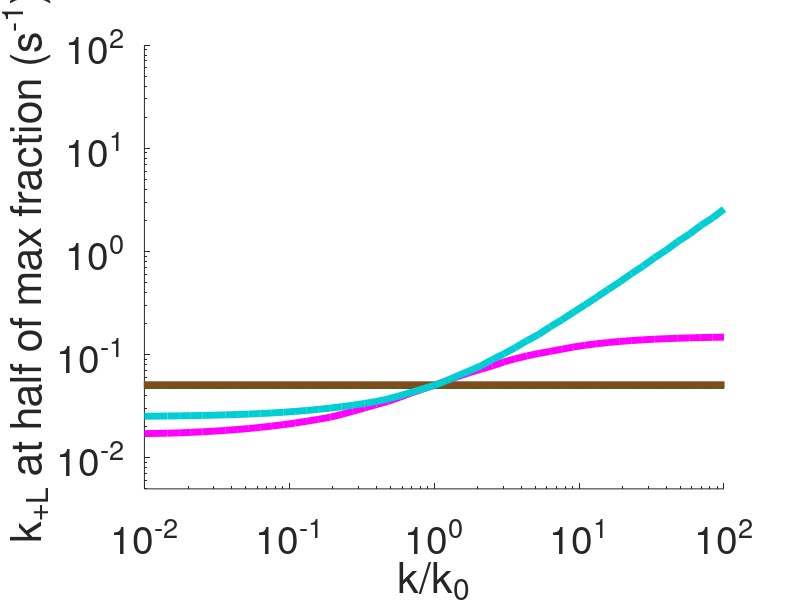

MATLAB code for this plot:
clc
clear 
close all

% Steady state panel C
%-------------------------------------------%

% define Uniform  model equations:

R_func = @(kp,kbi,kL,kL_neg,kc,kc_neg,ki) kp ./(((kL.*kL_neg) ./ (((kc.*kc_neg) ./ (kc_neg+ki)) -kL_neg - kc))+kbi+kL);
RL_func = @(R,kL,kL_neg,ki,kc,kc_neg) (R.*-kL) ./ (((kc.*kc_neg) ./ (kc_neg+ki)) -kL_neg - kc);
Rc_func = @(kc,kc_neg,ki,RL) (kc.*RL) ./(kc_neg+ki);

% Do for Uniform  model

% do kc half

clear kp kT kT_neg kc kc_neg ki kLT kL_neg kbi kL;

kc_0 = 0.1;
kc_vals = kc_0*logspace(-2,2,51);
for i=1:length(kc_vals)
    kp = 1;
    kc =  kc_vals(i);
    kc_neg = 0.05; 
    ki = 0.05;
    kL_neg = 0.05;
    kbi = 1*(3*10^-4); 
    kL = logspace(-4,4,51);
    
    R = R_func(kp,kbi,kL,kL_neg,kc,kc_neg,ki);
    RL = RL_func(R,kL,kL_neg,ki,kc,kc_neg);
    Rc = Rc_func(kc,kc_neg,ki,RL);

        % find index for max
    ind = find(RL+Rc==max(RL+Rc));
    maxsignal(i) = max(RL+Rc)./(R(ind)+RL(ind)+Rc(ind));

    totalsignal = (RL+Rc)./(R+RL+Rc); % for this set of parameters 
    
    %maxsignal(i) = max(RL+Rc);
    index = find(totalsignal>(0.5*maxsignal(i)),1);
    previoussignal = totalsignal(index-1); %RL(index-1) + Rc(index-1);
    nextsignal = totalsignal(index); %RL(index) + Rc(index);
    fraction = (0.5*maxsignal(i) - previoussignal)/(nextsignal - previoussignal);
    kL_half(i) = kL(index-1) + fraction*(kL(index) - kL(index-1));
end

kL_half_kc = kL_half;


% do kcneg half

clear kp kT kT_neg kc kc_neg ki kLT kL_neg kbi kL;

kcneg_0 = 0.05;
kcneg_vals = kcneg_0*logspace(-2,2,51);
for i=1:length(kcneg_vals)
    kp = 1;
    kc =  kc_0;
    kc_neg = kcneg_vals(i);
    ki = 0.05;  
    kL_neg = 0.05;
    kbi = 1*(3*10^-4); 
    kL = logspace(-4,4,51);
    
    R = R_func(kp,kbi,kL,kL_neg,kc,kc_neg,ki);
    RL = RL_func(R,kL,kL_neg,ki,kc,kc_neg);
    Rc = Rc_func(kc,kc_neg,ki,RL);
    
  % find index for max
    ind = find(RL+Rc==max(RL+Rc));
    maxsignal(i) = max(RL+Rc)./(R(ind)+RL(ind)+Rc(ind));

    totalsignal = (RL+Rc)./(R+RL+Rc); % for this set of parameters 
    
    %maxsignal(i) = max(RL+Rc);
    index = find(totalsignal>(0.5*maxsignal(i)),1);
    previoussignal = totalsignal(index-1); %RL(index-1) + Rc(index-1);
    nextsignal = totalsignal(index); %RL(index) + Rc(index);
    fraction = (0.5*maxsignal(i) - previoussignal)/(nextsignal - previoussignal);
    kL_half(i) = kL(index-1) + fraction*(kL(index) - kL(index-1));
end

kL_half_kcneg = kL_half;


% do ki max and half

clear kp kT kT_neg kc kc_neg ki kLT kL_neg kbi kL;

ki_0 = 0.05;
ki_vals = ki_0*logspace(-2,2,51);
for i=1:length(ki_vals)
    kp = 1;
    kc =  kc_0;
    kc_neg = kcneg_0;
    ki = ki_vals(i); 
    kL_neg = 0.05;
    kbi = 1*(3*10^-4);
    kL = logspace(-4,4,51);
    
    R = R_func(kp,kbi,kL,kL_neg,kc,kc_neg,ki);
    RL = RL_func(R,kL,kL_neg,ki,kc,kc_neg);
    Rc = Rc_func(kc,kc_neg,ki,RL);
    
  % find index for max
    ind = find(RL+Rc==max(RL+Rc));
    maxsignal(i) = max(RL+Rc)./(R(ind)+RL(ind)+Rc(ind));

    totalsignal = (RL+Rc)./(R+RL+Rc); % for this set of parameters 
    
    %maxsignal(i) = max(RL+Rc);
    index = find(totalsignal>(0.5*maxsignal(i)),1);
    previoussignal = totalsignal(index-1); %RL(index-1) + Rc(index-1);
    nextsignal = totalsignal(index); %RL(index) + Rc(index);
    fraction = (0.5*maxsignal(i) - previoussignal)/(nextsignal - previoussignal);
    kL_half(i) = kL(index-1) + fraction*(kL(index) - kL(index-1));
end

kL_half_ki = kL_half;

% % do kbi max and half

clear kp kT kT_neg kc kc_neg ki kLT kL_neg kbi kL;

kbi_0 = 3*10^-4;
kbi_vals = kbi_0*logspace(-4,4,51); 
for i=1:length(kbi_vals)
    kp = 1;
    kc =  kc_0;
    kc_neg = kcneg_0;
    ki = ki_0;
    kL_neg = 0.05; 
    kbi = kbi_vals(i); 
    kL_kbi = logspace(-10,4,51); % Change this to be smaller ligand concentration 
    
    R = R_func(kp,kbi,kL_kbi,kL_neg,kc,kc_neg,ki);
    RL = RL_func(R,kL_kbi,kL_neg,ki,kc,kc_neg);
    Rc = Rc_func(kc,kc_neg,ki,RL);

  % find index for max
    ind = find(RL+Rc==max(RL+Rc));
    maxsignal(i) = max(RL+Rc)./(R(ind)+RL(ind)+Rc(ind));

    totalsignal = (RL+Rc)./(R+RL+Rc); % for this set of parameters 
    
    %maxsignal(i) = max(RL+Rc);
    index = find(totalsignal>(0.5*maxsignal(i)),1);
    previoussignal = totalsignal(index-1); %RL(index-1) + Rc(index-1);
    nextsignal = totalsignal(index); %RL(index) + Rc(index);
    fraction = (0.5*maxsignal(i) - previoussignal)/(nextsignal - previoussignal);
    kL_half(i) = kL_kbi(index-1) + fraction*(kL_kbi(index) - kL_kbi(index-1));
end

kL_half_kbi = kL_half;


% do kLneg max and half

clear kp kT kT_neg kc kc_neg ki kLT kL_neg kbi kL;

kLneg_0 = 0.05;
kLneg_vals = kLneg_0*logspace(-2,2,51);
for i=1:length(kLneg_vals)
    kp = 1;
    kc =  kc_0;
    kc_neg = kcneg_0;
    ki = ki_0; 
    kL_neg = kLneg_vals(i);
    kbi = kbi_0; 
    kL = logspace(-4,4,51);
    
    R = R_func(kp,kbi,kL,kL_neg,kc,kc_neg,ki);
    RL = RL_func(R,kL,kL_neg,ki,kc,kc_neg);
    Rc = Rc_func(kc,kc_neg,ki,RL);
    
  % find index for max
    ind = find(RL+Rc==max(RL+Rc));
    maxsignal(i) = max(RL+Rc)./(R(ind)+RL(ind)+Rc(ind));

    totalsignal = (RL+Rc)./(R+RL+Rc); % for this set of parameters 
    
    %maxsignal(i) = max(RL+Rc);
    index = find(totalsignal>(0.5*maxsignal(i)),1);
    previoussignal = totalsignal(index-1); %RL(index-1) + Rc(index-1);
    nextsignal = totalsignal(index); %RL(index) + Rc(index);
    fraction = (0.5*maxsignal(i) - previoussignal)/(nextsignal - previoussignal);
    kL_half(i) = kL(index-1) + fraction*(kL(index) - kL(index-1));
end

kL_half_kLneg = kL_half;

% plot properties

figure(1)
loglog(kc_vals/kc_0,kL_half_kc,'-','color',[0.5210 0.0860 0.8190],'linewidth',5);
hold on
loglog(kcneg_vals/kcneg_0,kL_half_kcneg,'-','color',[0 0.5 0],'linewidth',5);
loglog(ki_vals/ki_0,kL_half_ki,'m-','linewidth',5);
loglog(kbi_vals/kbi_0,kL_half_kbi,'-','color',[0.5 0.3 0.1],'linewidth',5);
loglog(kLneg_vals/kLneg_0,kL_half_kLneg,'-','color',[0, 0.8078, 0.8235],'linewidth',5);

xlabel('k/k_0','fontsize',30);
ylabel('k_{+L} at half of max fraction (s^{-1})','fontsize',30);
%legend('k_{+c}','k_{-c}','k_i','k_{bi}','k_{-L}','fontsize',14,location = 'southeast');
%legend('Uniform : k_c','Uniform : k_{-c}','Uniform : k_i','Uniform : k_{-L}','fontsize',14);

set(gca','fontsize',28)
set(gcf,'Color','white')
axis tight
xlim([10^-2 10^2])
ylim([10^-2*0.5 10^2])
xticks([10^-2 10^-1 10^0 10^1 10^2])
box off

%legend box off

% Plot colours
% Default uniform params will be blue and default localized will be red
% kT = Orange
% kT_neg = gray
% kc = purple
% kc_neg = green
% kL_neg = cyan
% ki = magenta
% kbi = brown

%%

% % For individual legend curves 
% 
% % Make additional text for legend
% annotation('textbox', [0.205 0.7 0.15 0.05], 'String', 'k_{+c}', 'Color',[0.5210 0.0860 0.8190]',...
%            'LineStyle', 'none','FontSize', 30);
% 
% % Make additional text for legend
% annotation('textbox', [0.205 0.7 0.15 0.05], 'String', 'k_{-c}', 'Color','g',...
%            'LineStyle', 'none','FontSize', 30);
% 
% % Make additional text for legend
% annotation('textbox', [0.205 0.7 0.15 0.05], 'String', 'k_{i}', 'Color','m',...
%            'LineStyle', 'none','FontSize', 30);
% 
% % Make additional text for legend
% annotation('textbox', [0.205 0.7 0.15 0.05], 'String', 'k_{bi}', 'Color',[0.5 0.3 0],...
%            'LineStyle', 'none','FontSize', 30);
% 
% % Make additional text for legend
% annotation('textbox', [0.205 0.7 0.15 0.05], 'String', 'k_{-L}', 'Color','c',...
%            'LineStyle', 'none','FontSize', 30);
% 
